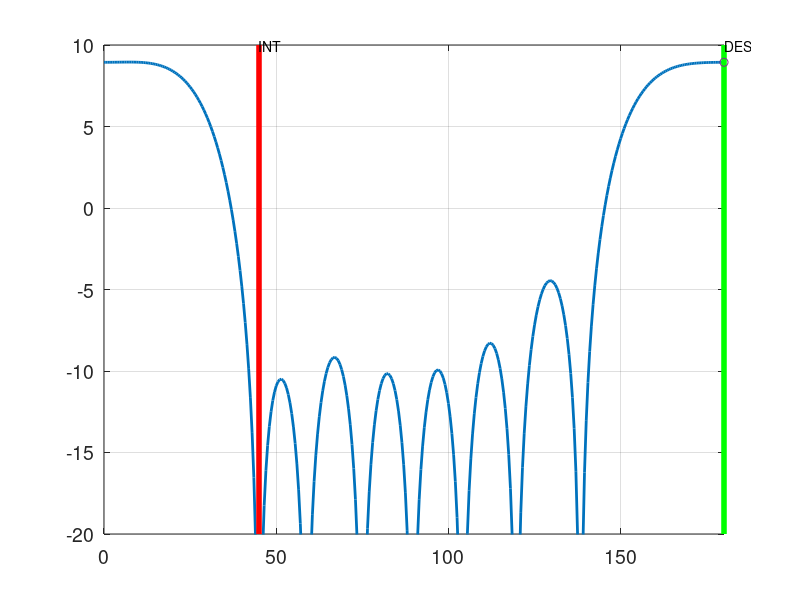

Write the MATLAB code that produced this figure.
% Copyright (c) 2019 Perspecta Labs Inc.  All Rights Reserved

function nullExample
    % Null steering example
    a.Nr=8;

    % Define uniform linear array on x-axis
    inds=(0:a.Nr-1).';

    a.fc=2e9;
    a.c=2.998e8;
    a.lambda=a.c/a.fc;
    a.dx=a.lambda/2;
    a.dy=0;
    a.x=inds.*a.dx;
    a.y=inds.*a.dy;

    % Define DOAs
    %fixed interfering signal at 45 degrees
    phii=45*pi/180;
    
    % set of steering vectors for all the scan angles
    ai=steeringVector(phii,a);
    angScan=(0:0.5:180);
    A=steeringVector(angScan*pi/180,a);
    
    w=ones(a.Nr,1)/sqrt(a.Nr);
    pat=10*log10(abs(A'*w).^2);
    figure(1); clf; hold on;
    hnd=plot(angScan,pat);
    set(gca,'box','on','fontsize',14);
    miny=-20;
    maxy=10;
    hndi=plot(phii*180/pi*[1,1],[miny,maxy]);
    set(hndi,'linewidth',4,'color','r');
    phid=0;
    hndd=plot(phid*180/pi*[1,1],[miny,maxy]);
    set(hndd,'linewidth',4,'color','g');
    grid on;
    axis([0,180,-20,10]);
    set(hnd,'linewidth',2);
    hndTi=text(phii*180/pi,maxy,'INT');
    hndTd=text(phid*180/pi,maxy,'DES');
    [~,iDes]=min(abs(angScan-phid*180/pi));
    hndMd=plot(phid*180/pi,pat(iDes),'o');
    
    angds=0:180;
    % angds=60;
    for nd=1:length(angds)
        phid=angds(nd)*pi/180;
        ad=steeringVector(phid,a);
        [U,D]=eig(ai*ai');
        d=diag(D);
        [ds,sortInds]=sort(d,'descend');
        U=U(:,sortInds);
        Un=U(:,2:end);
        wn=inv(Un'*Un+1e-6*eye(a.Nr-1,a.Nr-1))*Un'*ad;
        w=Un*wn;
        w=w./norm(w);
        pat=10*log10(abs(A'*w).^2);
        set(hnd,'ydata',pat);
        set(hndd,'xdata',phid*180/pi*[1,1]);
        set(hndTd,'position',[phid*180/pi,maxy]);
        [~,iDes]=min(abs(angScan-phid*180/pi));
        set(hndMd,'xdata',phid*180/pi,'ydata',pat(iDes));
        pause(0.2);
    end
       
    keyboard;
    
end

function a=steeringVector(phi,a)
    a=exp(j*2*pi/a.lambda*(a.x*cos(phi)+a.y*sin(phi)));
end